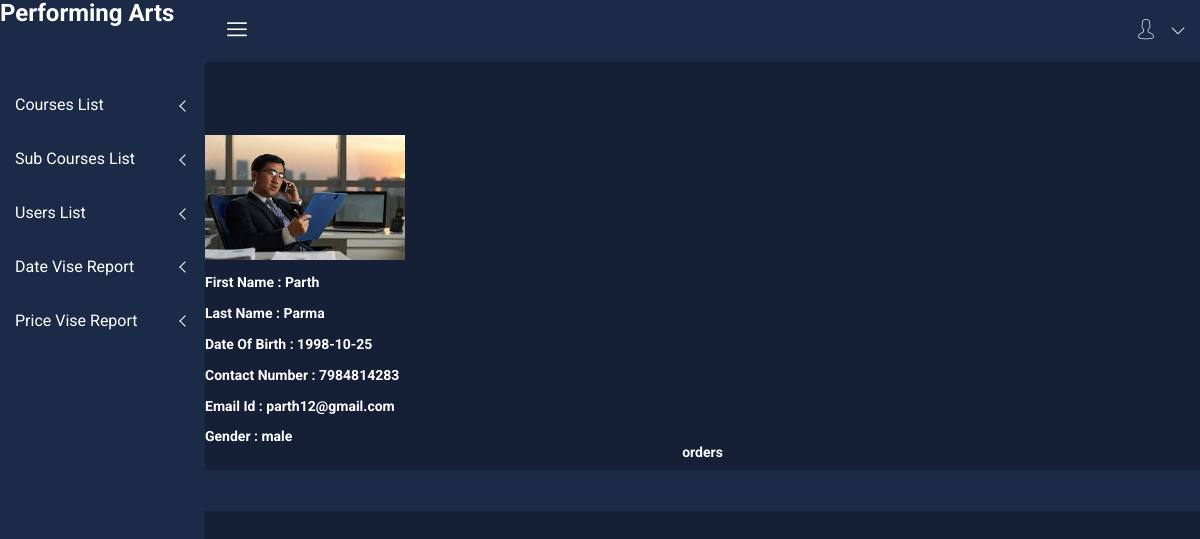
Page /admin-panel/userdetails.php?userid=4 on the committed database.
### tables this page shows
CREATE TABLE `userregistration` (
  `userid` int(6) NOT NULL,
  `username` varchar(20) NOT NULL,
  `password` varchar(10) NOT NULL,
  `fname` varchar(20) NOT NULL,
  `lname` varchar(20) NOT NULL,
  `dob` date NOT NULL,
  `contactno` varchar(10) NOT NULL,
  `email` varchar(30) NOT NULL,
  `gender` varchar(6) NOT NULL,
  `userimg` varchar(30) NOT NULL
);

### admin-panel/userdetails.php (the view)
<?php
include_once("header11.php")
?>
<br>
<Br>
<Br>
<?php
$id=$_GET["userid"];
$cnn=mysqli_connect("localhost","root","","mcaproject");
$str4="select * from userregistration where userid='$id'";
$result4=$cnn->query($str4);
$str4="";
while($row4=$result4->fetch_assoc())
{
$str4="<font color='white'><h5><tr><td colspan='3'><br><img src='images/".$row4["userimg"]."' height='200'width='200'>".
"<br><br>First Name : ".$row4["fname"]."<br><br>Last Name : ".$row4["lname"]."<br><br>Date Of Birth : ".$row4["dob"]."
<br><br>Contact Number : ".$row4["contactno"]."<br><br>Email Id : ".$row4["email"]."
<br><br>Gender : ".$row4["gender"]."<center><a style='color:white' href='userorder.php?Id=".$row4['userid']."'>orders</a></center></td></tr></h5>
</font>";
}
$str4.="</table>";
echo $str4;
?>
<?php
include_once("footer11.php")
?>

### admin-panel/css/main.css (style rules this page uses)
html { color: #222; font-size: 1em; line-height: 1.4; }
audio, canvas, iframe, img, svg, video { vertical-align: middle; }

### rows in the picture
userregistration: userimg (picture), fname "Parth", lname "Parma", dob "1998-10-25", contactno "7984814283", email "parth12@gmail.com", gender "male"
